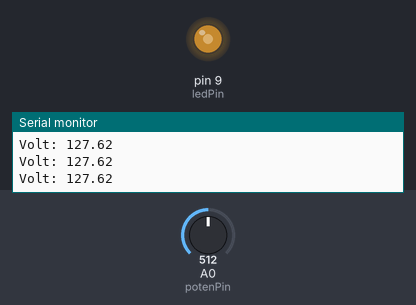
Simulated run of this sketch. Board: Arduino Uno, built with avr-gcc and run on an emulated ATmega328P. Parts: output pins drawn as LEDs (lit = HIGH), the last lines printed to the serial monitor. The test bench sets the inputs (shaded band); at power-on: A0 (potenPin) = 512.

Above: at 1.2 s.
1.3 s: A0 (potenPin) set to 716
At 2.1 s:
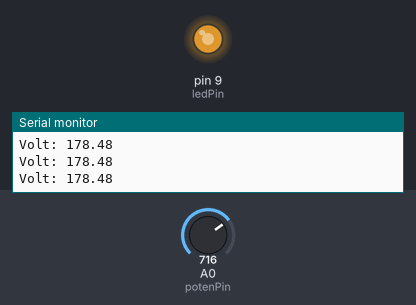
2.8 s: A0 (potenPin) set to 900
At 3.2 s:
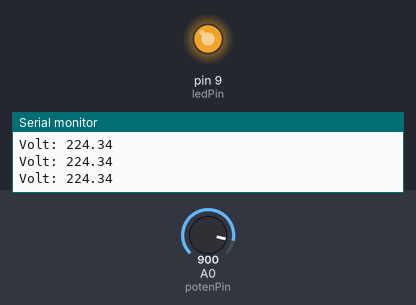
4.3 s: A0 (potenPin) set to 414
At 5.5 s:
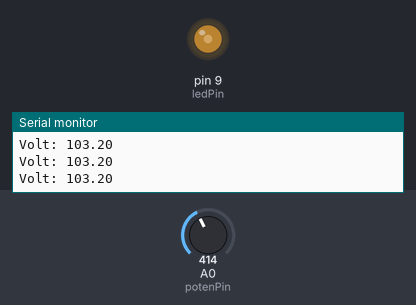
7.3 s: A0 (potenPin) set to 383
At 7.7 s:
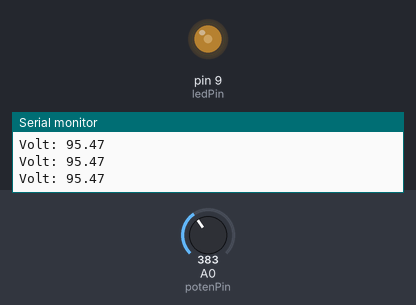
8.8 s: A0 (potenPin) set to 122
At 10.0 s:
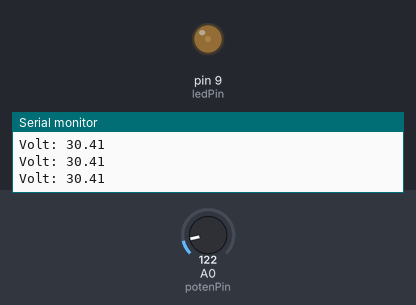
10.3 s: A0 (potenPin) set to 511
At 11.3 s:
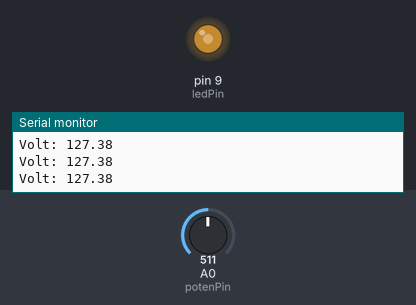
Timing chart, 0 to 12.8 s (numbered marks = the images above; inputs shaded):
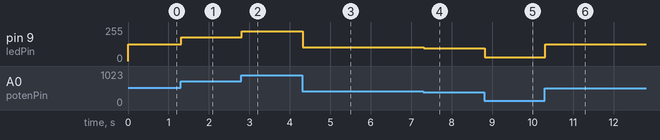

The sketch:

serial_read_write.ino
```cpp
int potenPin=A0;
int ledPin=9;

void setup() {
  // put your setup code here, to run once:
  pinMode(potenPin, INPUT);
  pinMode(ledPin, OUTPUT);
  Serial.begin(9600);
}

void loop() {
  // put your main code here, to run repeatedly:
  int readVal=analogRead(potenPin);
  float volt = (255./1023.)*readVal;
  Serial.print("Volt: ");
  Serial.println(volt);
  analogWrite(ledPin, volt);
}
```

Measured:
- after the input at 1.3 s, pin 9 (ledPin): 127/255 → 178/255 at once
- after the input at 2.8 s, pin 9 (ledPin): 178/255 → 224/255 at once
- after the input at 4.3 s, pin 9 (ledPin): 224/255 → 103/255 at once
- after the input at 7.3 s, pin 9 (ledPin): 103/255 → 95/255 at once
- after the input at 8.8 s, pin 9 (ledPin): 95/255 → 30/255 at once
- after the input at 10.3 s, pin 9 (ledPin): 30/255 → 127/255 at once
